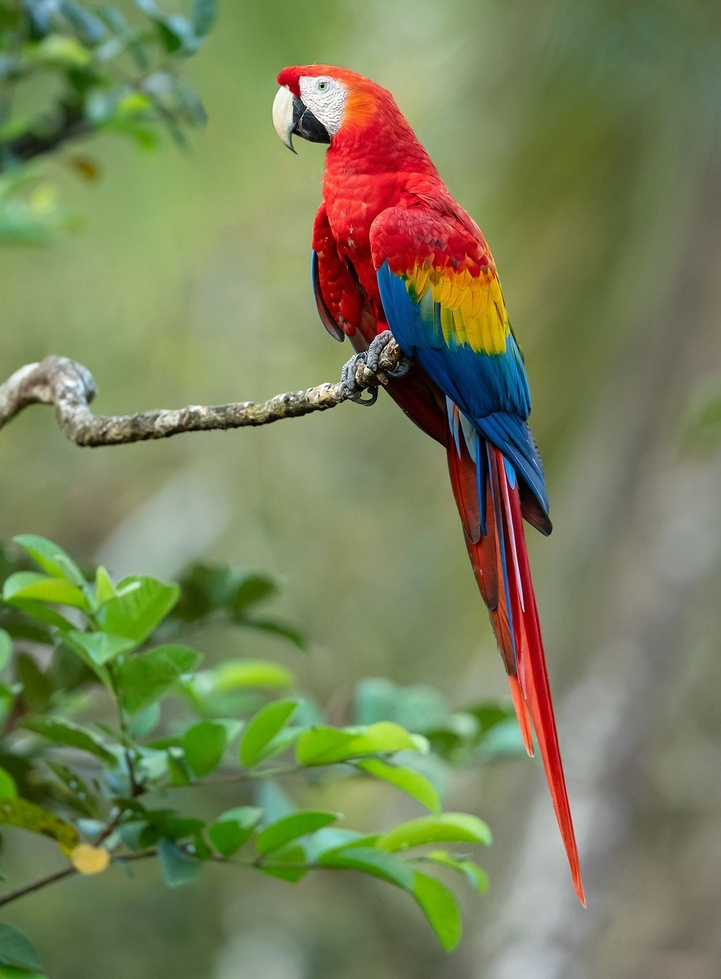
#> input picture source/photo.jpg, 721 x 979 px, shrunk from 1178 x 1600 before the run
$ python redColorDetect.py
#> lines starting #> are read from the running program, lines starting #| are printed output that depends on the picture; after the words box and inside, x2 and y2 are one past the last pixel; in counts of white or black regions, pixels touching at a corner belong together
import cv2
import numpy as np
import matplotlib.pyplot as plt

# Load image
image = cv2.imread('source/photo.jpg')
#> image is the input picture: shape (979, 721, 3); mean B, G, R 89.3, 128.6, 120.2

# Convert BGR (OpenCV default) to RGB
image_rgb = cv2.cvtColor(image, cv2.COLOR_BGR2RGB)

# Define RGB thresholds for red detection
lower_red = np.array([150,0,  0])
upper_red = np.array([255, 80, 80])

# Create mask using RGB thresholds
mask = cv2.inRange(image_rgb, lower_red, upper_red)
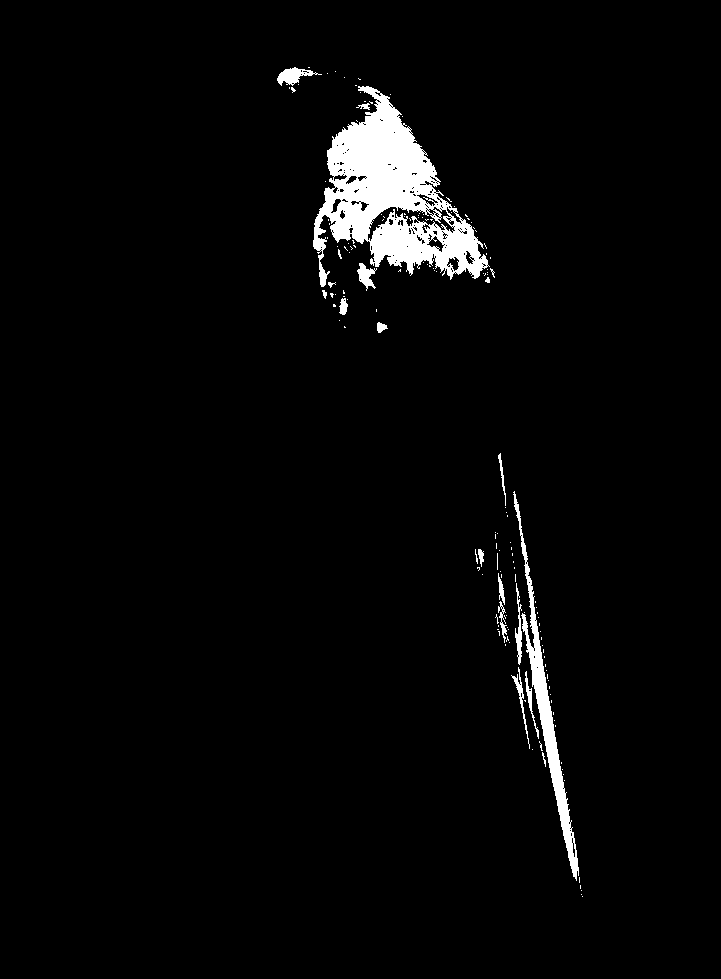
#> mask: shape (979, 721); 3% white; 155 white regions (135 under 20 px), largest, box (x1, y1, x2, y2) and area: (313, 86, 490, 287) 15185, (513, 491, 579, 881) 3324, (277, 67, 322, 86) 380

# Apply mask to get red parts of the image
result = cv2.bitwise_and(image_rgb, image_rgb, mask=mask)
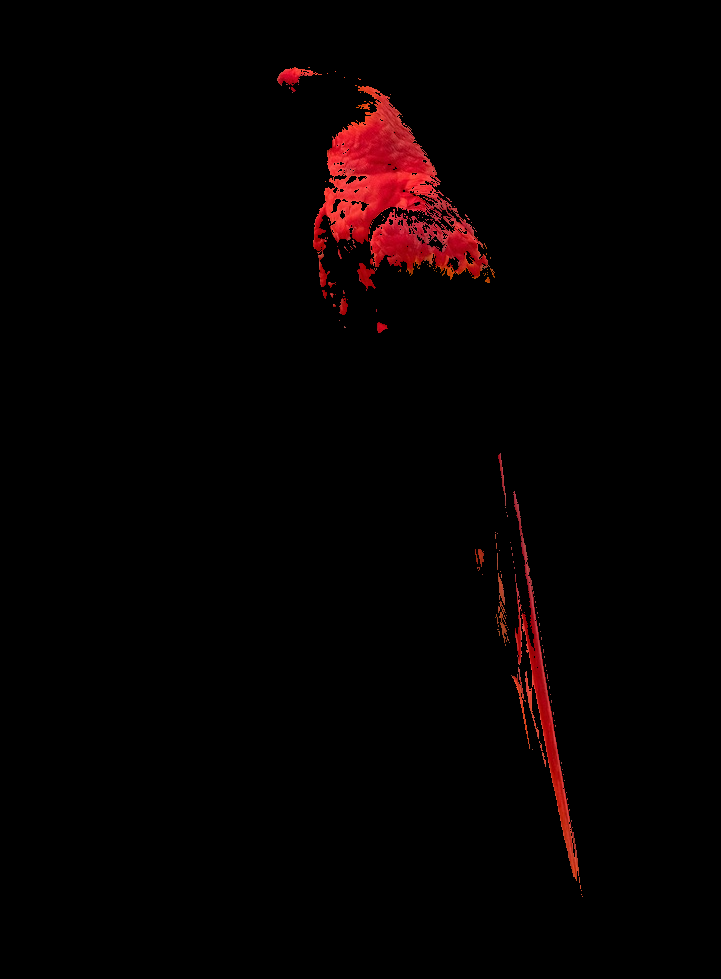
#> result: shape (979, 721, 3); mean R, G, B 5.9, 1, 1.2

# Display original and detected red side by side
plt.figure(figsize=(10, 5))

plt.subplot(1, 2, 1)
plt.imshow(image_rgb)
plt.title('Original Image')
plt.axis('off')

plt.subplot(1, 2, 2)
plt.imshow(result)
plt.title('Red Detection (RGB)')
plt.axis('off')

plt.tight_layout()
plt.show()
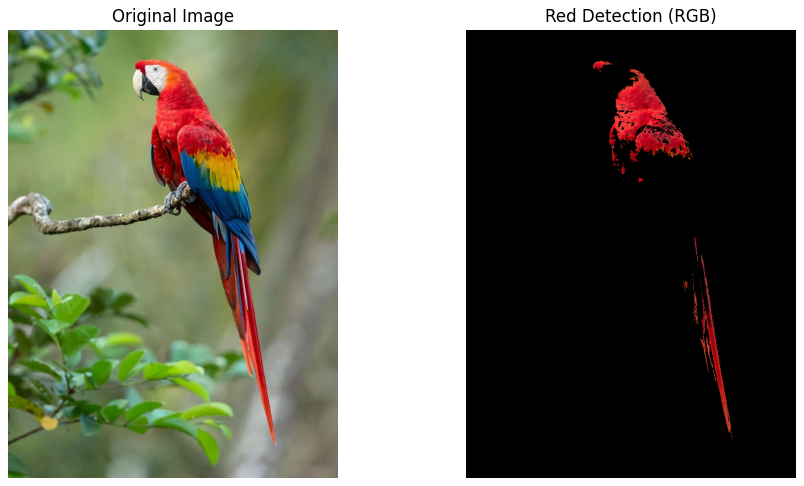
#> figure drawn by matplotlib, 2 panels
